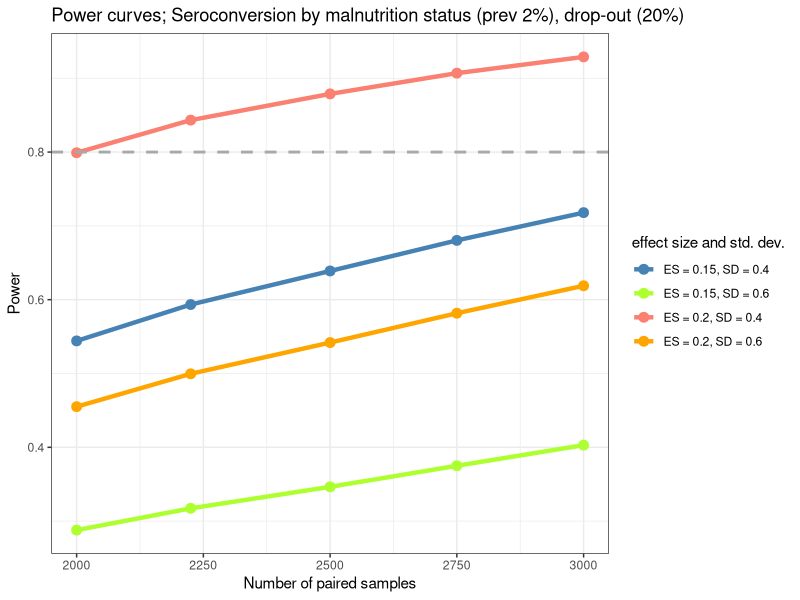

R code for this plot: (Note: this script raises an error after producing the figure.)
##############################################################
## Sample size for seroconversion between risk factor groups ##
##############################################################

rm(list = ls())

library(pwr)
library(ggplot2)
library(rio)
library(here)
#tinytex::install_tinytex()


## Malnutrition

# grid of sample size, effect size (proportion seroconverted in each group), standard deviation, prevalance of exposure
#  gr<-expand.grid(seq(1000,2500,by=100),c(0.1,0.2),c(0.4,0.6),c(1/24,0.074,0.08,0.099))
gr<-expand.grid(c(2000, 2225, 2500, 2750, 3000),c(0.15,0.2),c(0.4,0.6),c(0.02))

datPowmaln_sero<-data.frame(
  alpha=0.05,
  prev=gr[,4],
  pDropOut=0.2,
  nTot=gr[,1],
  nTotComp=NA,
  n1=NA,
  n2=NA,
  delta=gr[,2],
  sd=gr[,3],
  es=NA,
  power=NA
)

datPowmaln_sero$nTotComp<-floor((1-datPowmaln_sero$pDropOut)*datPowmaln_sero$nTot)
datPowmaln_sero$n1<-round(datPowmaln_sero$prev*datPowmaln_sero$nTotComp)
datPowmaln_sero$n2<-round((1-datPowmaln_sero$prev)*datPowmaln_sero$nTotComp)
datPowmaln_sero$es<-round(digits=2,datPowmaln_sero$delta/datPowmaln_sero$sd)

for(j in 1:nrow(datPowmaln_sero)){
  datPowmaln_sero$power[j]<-pwr.t2n.test(n1=datPowmaln_sero$n1[j],n2=datPowmaln_sero$n2[j],d=datPowmaln_sero$es[j],sig.level=datPowmaln_sero$alpha[j])$power
}

datPowmaln_sero$EsSd<-factor(paste(sep="","ES = ",datPowmaln_sero$delta,", SD = ",datPowmaln_sero$sd))

datPowmaln_sero$EsSd


#pdf(file="~/work/PhD/VacciNTS/Sample size/SAINTS_protocol_sample_size/outputs/Vacc-iNTS_SampleSize_malnutrition_seroconvert.pdf",width=16,height=9)
ggplot(data=datPowmaln_sero,mapping=aes(x=nTot,y=power,group=EsSd, colour=EsSd)) +
  geom_point(size=3) +
  geom_line(lwd=1.5) +
  scale_color_manual(values=c("steelblue","greenyellow","salmon","orange"),name="effect size and std. dev.") +
  geom_hline(yintercept=0.8,lwd=1,lty=2,col="darkgrey") + 
  theme(legend.position = "right",text=element_text(size=16)) +
  xlab("Number of paired samples") +
  ylab("Power") +
  ggtitle("Power curves; Seroconversion by malnutrition status (prev 2%), drop-out (20%)") +
  theme_bw()
#dev.off()


## Malaria

# grid of sample size, effect size (proportion seroconverted in each group), standard deviation, prevalance of exposure
#  gr<-expand.grid(seq(1000,2500,by=100),c(0.1,0.2),c(0.4,0.6),c(1/24,0.074,0.08,0.099))
gr<-expand.grid(c(2000, 2225, 2500, 2750, 3000),c(0.05, 0.1),c(0.4,0.6),c(0.16))

datPowMalInf_sero<-data.frame(
  alpha=0.05,
  prev=gr[,4],
  pDropOut=0.2,
  nTot=gr[,1],
  nTotComp=NA,
  n1=NA,
  n2=NA,
  delta=gr[,2],
  sd=gr[,3],
  es=NA,
  power=NA
)

datPowMalInf_sero$nTotComp<-floor((1-datPowMalInf_sero$pDropOut)*datPowMalInf_sero$nTot)
datPowMalInf_sero$n1<-round(datPowMalInf_sero$prev*datPowMalInf_sero$nTotComp)
datPowMalInf_sero$n2<-round((1-datPowMalInf_sero$prev)*datPowMalInf_sero$nTotComp)
datPowMalInf_sero$es<-round(digits=2,datPowMalInf_sero$delta/datPowMalInf_sero$sd)

for(j in 1:nrow(datPowMalInf_sero)){
  datPowMalInf_sero$power[j]<-pwr.t2n.test(n1=datPowMalInf_sero$n1[j],n2=datPowMalInf_sero$n2[j],d=datPowMalInf_sero$es[j],sig.level=datPowMalInf_sero$alpha[j])$power
}

datPowMalInf_sero$EsSd<-factor(paste(sep="","ES = ",datPowMalInf_sero$delta,", SD = ",datPowMalInf_sero$sd))

datPowMalInf_sero$EsSd
datPowMalInf_sero


pdf(file="~/work/PhD/VacciNTS/Sample size/SAINTS_protocol_sample_size/outputs/Vacc-iNTS_SampleSize_malaria_seroconvert.pdf",width=16,height=9)
ggplot(data=datPowMalInf_sero,mapping=aes(x=nTot,y=power,group=EsSd, colour=EsSd)) +
  geom_point(size=3) +
  geom_line(lwd=1.5) +
  scale_color_manual(values=c("steelblue","greenyellow","salmon","orange"),name="effect size and std. dev.") +
  geom_hline(yintercept=0.8,lwd=1,lty=2,col="darkgrey") + 
  theme(legend.position = "right",text=element_text(size=16)) +
  xlab("Number of paired samples") +
  ylab("Power") +
  theme_bw() +
  ggtitle("Power curves; Seroconversion by malaria status (prev 16%), drop-out (20%)") +
  theme_bw()
dev.off()


## Anaemia
# grid of sample size, effect size (proportion seroconverted in each group), standard deviation, prevalance of exposure
#  gr<-expand.grid(seq(1000,2500,by=100),c(0.1,0.2),c(0.4,0.6),c(1/24,0.074,0.08,0.099))
gr<-expand.grid(c(2000, 2225, 2500, 2750, 3000),c(0.05, 0.1),c(0.4,0.6),c(0.34))

datPowAnaem_sero<-data.frame(
  alpha=0.05,
  prev=gr[,4],
  pDropOut=0.2,
  nTot=gr[,1],
  nTotComp=NA,
  n1=NA,
  n2=NA,
  delta=gr[,2],
  sd=gr[,3],
  es=NA,
  power=NA
)

datPowAnaem_sero$nTotComp<-floor((1-datPowAnaem_sero$pDropOut)*datPowAnaem_sero$nTot)
datPowAnaem_sero$n1<-round(datPowAnaem_sero$prev*datPowAnaem_sero$nTotComp)
datPowAnaem_sero$n2<-round((1-datPowAnaem_sero$prev)*datPowAnaem_sero$nTotComp)
datPowAnaem_sero$es<-round(digits=2,datPowAnaem_sero$delta/datPowAnaem_sero$sd)

for(j in 1:nrow(datPowAnaem_sero)){
  datPowAnaem_sero$power[j]<-pwr.t2n.test(n1=datPowAnaem_sero$n1[j],n2=datPowAnaem_sero$n2[j],d=datPowAnaem_sero$es[j],sig.level=datPowAnaem_sero$alpha[j])$power
}

datPowAnaem_sero$EsSd<-factor(paste(sep="","ES = ",datPowAnaem_sero$delta,", SD = ",datPowAnaem_sero$sd))

datPowAnaem_sero$EsSd
datPowAnaem_sero


pdf(file="~/work/PhD/VacciNTS/Sample size/SAINTS_protocol_sample_size/outputs/Vacc-iNTS_SampleSize_ananamia_seroconvert.pdf",width=16,height=9)
ggplot(data=datPowAnaem_sero,mapping=aes(x=nTot,y=power,group=EsSd, colour=EsSd)) +
  geom_point(size=3) +
  geom_line(lwd=1.5) +
  scale_color_manual(values=c("steelblue","greenyellow","salmon","orange"),name="effect size and std. dev.") +
  geom_hline(yintercept=0.8,lwd=1,lty=2,col="darkgrey") + 
  theme(legend.position = "right",text=element_text(size=16)) +
  xlab("Number of paired samples") +
  ylab("Power") +
  theme_bw() +
  ggtitle("Power curves; Seroconversion by anaemia status (prev 20%), drop-out (20%)")
dev.off()


## Sickle cell

# grid of sample size, effect size (proportion seroconverted in each group), standard deviation, prevalance of exposure
#  gr<-expand.grid(seq(1000,2500,by=100),c(0.1,0.2),c(0.4,0.6),c(1/24,0.074,0.08,0.099))
gr<-expand.grid(c(2000, 2225, 2500, 2750, 3000),c(0.2, 0.25),c(0.4,0.6),c(0.01))

datPowSickle_sero<-data.frame(
  alpha=0.05,
  prev=gr[,4],
  pDropOut=0.2,
  nTot=gr[,1],
  nTotComp=NA,
  n1=NA,
  n2=NA,
  delta=gr[,2],
  sd=gr[,3],
  es=NA,
  power=NA
)

datPowSickle_sero$nTotComp<-floor((1-datPowSickle_sero$pDropOut)*datPowSickle_sero$nTot)
datPowSickle_sero$n1<-round(datPowSickle_sero$prev*datPowSickle_sero$nTotComp)
datPowSickle_sero$n2<-round((1-datPowSickle_sero$prev)*datPowSickle_sero$nTotComp)
datPowSickle_sero$es<-round(digits=2,datPowSickle_sero$delta/datPowSickle_sero$sd)

for(j in 1:nrow(datPowSickle_sero)){
  datPowSickle_sero$power[j]<-pwr.t2n.test(n1=datPowSickle_sero$n1[j],n2=datPowSickle_sero$n2[j],d=datPowSickle_sero$es[j],sig.level=datPowSickle_sero$alpha[j])$power
}

datPowSickle_sero$EsSd<-factor(paste(sep="","ES = ",datPowSickle_sero$delta,", SD = ",datPowSickle_sero$sd))

datPowSickle_sero$EsSd
datPowSickle_sero


pdf(file="~/work/PhD/VacciNTS/Sample size/SAINTS_protocol_sample_size/outputs/Vacc-iNTS_SampleSize_sicklecell_seroconvert.pdf",width=16,height=9)
ggplot(data=datPowSickle_sero,mapping=aes(x=nTot,y=power,group=EsSd, colour=EsSd)) +
  geom_point(size=3) +
  geom_line(lwd=1.5) +
  scale_color_manual(values=c("steelblue","greenyellow","salmon","orange"),name="effect size and std. dev.") +
  geom_hline(yintercept=0.8,lwd=1,lty=2,col="darkgrey") + 
  theme(legend.position = "right",text=element_text(size=16)) +
  xlab("number of paired samples") +
  ylab("power") +
  theme_bw() +
  ggtitle("Power curves; Seroconversion by Sickle Cell status (prev 1%), drop-out (20%)")
dev.off()


#####################################################
########################
## Anaemia exposure
#######################

args<-commandArgs(T)

if(!is.na(args[1])){
  cat(paste(sep="","Using ",args[1]," cores!\n\n"))
  #cl <- makeCluster(args[1])
  #registerDoParallel(cl)
  registerDoParallel(cores=args[1])
}else{
  cat(paste(sep="","Using ",2," cores!\n\n"))
  #cl <- makeCluster(2)
  #registerDoParallel(cl)
  registerDoParallel(cores=2)
}

set.seed(20200128)

# power parameters
alpha<-0.05
power<-0.8
B<-1e3 # number of simulations

#setwd("~/work/MLW_LSTM/DaleHelen_StatsSupport/2021-10-20_SimulationScript/output")


if(is.na(args[2]) | args[2]=="anaemia"){
  # simulate data
  simulateDataAnmSBA<-function(n,prevBin=0.2,sbaSD=0.4,sbaSlopeMonth=(-0.1),iccSD=0.03,effectSize=0.5,effectSizeSD=0.25,pDropOut=0.2,ageMin=8,ageMax=36){
    # n<-100 # this would yield 2n measurements, each pair of measurements for the n individuals 3 months apart
    # prevBin<-0.26 # malaria prevalence in children 6-60 months, Southern Malawi, MIS 2017 p.43 Fig 4.4, https://dhsprogram.com/pubs/pdf/MIS28/MIS28.pdf
    # sbaSD<-0.4 # Nyirenda et al (2014)
    # sbaSlopeMonth<-(-0.105) # Nyirenda et al (2014)
    # ageMin<-9; ageMax<-36 # Nyirenda et al (2014)
    
    pid<-paste(sep="","p",1:n)
    ages<-runif(n=n,min=ageMin,max=ageMax) 
    binCov<-rbinom(n=2*n,size=1,prob=prevBin) # allows participants to change state for each visit; assumed independent risk at each visit and risk the same at all ages -- both of which may not be entirely realistic...
    
    u<-rnorm(n=n,mean=0,sd=iccSD)
    v<-rnorm(n=n,mean=0,sd=iccSD)
    sba9m<-rnorm(n=n,mean=0,sd=sbaSD)
    
    datSim<-data.frame(pid=rep(pid,2),
                       visit=c(rep(1,n),rep(2,n)),
                       age=c(ages,ages+rnorm(n,mean=3,sd=0.05)), # approximately 3 months between initial recruitment and follow-up but allowing minor deviations from planned visit dates
                       ageSlopeEffectLimit=NA,
                       exposure=ifelse(binCov==1,"exposed","unexposed"),
                       u=rep(u,2),
                       v=rep(v,2),
                       sba9m=rep(sba9m,2),
                       sba=NA)
    
    datSim$exposure<-factor(datSim$exposure,levels=c("unexposed","exposed"))
    datSim$agem9<-datSim$age-9
    
    datSim$ageSlopeEffectLimit[i]<-datSim$age[i]
    for(i in 1:nrow(datSim)){
      pid<-datSim$pid[i]
      idx1<-which(datSim$pid==pid & datSim$visit==1)
      idx2<-which(datSim$pid==pid & datSim$visit==2)
      datSim$ageSlopeEffectLimit[idx2]<-ifelse(datSim$exposure[idx1]=="exposed",datSim$age[idx2]-0.5,datSim$age[idx2])
    }
    
    datSim$sba<-datSim$sba8m+datSim$u+(sbaSlopeMonth+datSim$v)*(datSim$ageSlopeEffectLimit-9)+rnorm(n=nrow(datSim),mean=effectSize,sd=effectSizeSD)*ifelse(datSim$exposure=="exposed",1,0)
    datSim$sba[datSim$visit==2 & rbinom(n=n,size=1,prob=pDropOut)==1]<-NA
    
    return(datSim)
  }
  
  # detect a change in slope of SBA with age for i) malaria cases, ii) malaria vaccinated, iii) other binary covariates (linear mixed model approach)
  fitGEETestCoeff<-function(dat,alpha=0.05,coefName1="exposureexposed",coefName2=NULL){
    library(gee)
    #mod<-lmer(sba~agem9*exposure+(1|pid),REML=F,data=dat) # REML=F as we test fixed parameters; cannot have a second random effect even though this is how data was generated; would need more data points per participant...
    mod<-gee(sba~agem8*exposure,id=as.factor(pid),data=dat[order(dat$pid,dat$visit),],corstr="exchangeable",na.action=na.omit)
    p1<-2*(1-pnorm(abs(summary(mod)$coefficients[coefName1,"Robust z"])))
    p2<-2*(1-pnorm(abs(summary(mod)$coefficients[coefName2,"Robust z"])))
    
    if(p1<alpha){
      res<-1
    }else{
      res<-0
    }
    
    if(!is.null(coefName2)){
      if(p2<alpha){
        res<-c(res,1)
      }else{
        res<-c(res,0)
      }
    }
    
    return(res)
  }
  
  
  # Anaemia; prevalence ~14%; try sample sizes 1000, 1500, 2000 and effect sizes 0.05, 0.1, 0.15
  gr<-expand.grid(c(2000, 2500, 3000),c(0.2, 0.225, 0.25, 0.275, 0.3),c(0.2))
  datPow<-data.frame(
    alpha=0.05,
    AnaemiaPrev=0.2,
    effectSize=gr[,2],
    n=gr[,1],
    pDropOut=gr[,3],
    powerShift=NA,
    powerSlope=NA
  )
  
  for(j in 1:nrow(datPow)){
    cat(paste(sep="","## effectSize = ",datPow$effectSize[j],", n = ",datPow$n[j],", pDropOut = ",datPow$pDropOut[j]," ##\n"))
    
    
    res<-foreach(i = 1:B) %dopar% {

      
      datSim<-simulateDataAnmSBA(n=datPow$n[j],prevBin=datPow$AnaemiaPrev[j],sbaSD=0.4,sbaSlopeMonth=(-0.1),iccSD=0.03,effectSize=datPow$effectSize[j],effectSizeSD=0.25,pDropOut=datPow$pDropOut[j],ageMin=8,ageMax=36)
      tmp<-fitGEETestCoeff(dat=datSim,coefName1="exposureexposed",coefName2="agem9:exposureexposed",alpha=datPow$alpha[j])
 
      tmp
    }
    
    tmp<-matrix(unlist(res),byrow=T,ncol=2)
    resInt<-tmp[,1]
    resSlp<-tmp[,2]
    
    datPow$powerShift[j]<-sum(resInt)/B
    datPow$powerSlope[j]<-sum(resSlp)/B
    cat(paste(sep="","power to detect a shift in SBA = ",datPow$powerShift[j],", power to detect a change in SBA-age slope = ",datPow$powerSlope[j]," [",datPow$effectSize[j],", ",datPow$n[j],", ",datPow$pDropOut[j],"]\n\n"))
  }
}

datPowAnem <- datPow
export(datPow, here("data", "datPowAnam.RData"))
datPowAnaem <- import(here("data", "datPowAnam.RData"))

# produce power curves
pdf(file="~/work/PhD/VacciNTS/Sample size/Vacc-iNTS_SampleSize_MalariaInfection_powerCurves_pDO0.2.pdf",width=16,height=9)
ggplot(data=datPowAnaem[datPowAnaem$pDropOut==0.2,],mapping=aes(x=effectSize,y=powerShift,group=as.factor(n),color=as.factor(n))) +
  geom_point(size=3) +
  geom_line(lwd=1.5) +
  geom_hline(yintercept=0.8,lwd=2,lty=2,col="darkgrey") + 
  scale_color_manual(values=colorRampPalette(brewer.pal(9,"Paired"))(length(levels(factor(datPow$n)))),name="number of paired samples") +
  ylab("power") +
  xlab("effect size (shift in average SBA)") +
  ggtitle("Power curves: Anaemia and SBA for different effect sizes and sample sizes, assuming 20% drop-out.") +
  theme(text=element_text(size=18)) +
  theme_bw()
dev.off()


datSim<-simulateDataAnmSBA(n=1000,prevBin=0.20,sbaSD=0.4,sbaSlopeMonth=(-0.1),iccSD=0.03,effectSize=0.1,effectSizeSD=0.25,pDropOut=0.2,ageMin=9,ageMax=36)
mod<-gee(sba~agem9*exposure,id=as.factor(pid),data=datSim[order(datSim$pid,datSim$visit),],corstr="exchangeable",na.action=na.omit)

g<-ggplot(data=datSim,mapping=aes(x=agem9,y=sba,col=exposure,group=pid)) +
  geom_point() + 
  geom_line() +
  scale_color_manual(values=c(c1,c2)) +
  geom_abline(lwd=2,intercept=coef(mod)["(Intercept)"]+coef(mod)["exposureexposed"],slope=coef(mod)["agem9"]+coef(mod)["agem9:exposureexposed"],col="orange") + 
  geom_abline(lwd=2,intercept=coef(mod)["(Intercept)"],slope=coef(mod)["agem9"],col="steelblue")
print(g)
dev.off()

##########################
## Malnutrition


if(is.na(args[2]) | args[2]=="malnutrition"){
  # simulate data
  simulateDataMalSBA<-function(n,prevBin=0.02,sbaSD=0.4,sbaSlopeMonth=(-0.1),iccSD=0.03,effectSize=0.5,effectSizeSD=0.25,pDropOut=0.2,ageMin=9,ageMax=36){
    # n<-100 # this would yield 2n measurements, each pair of measurements for the n individuals 3 months apart
    # prevBin<-0.26 # malaria prevalence in children 6-60 months, Southern Malawi, MIS 2017 p.43 Fig 4.4, https://dhsprogram.com/pubs/pdf/MIS28/MIS28.pdf
    # sbaSD<-0.4 # Nyirenda et al (2014)
    # sbaSlopeMonth<-(-0.105) # Nyirenda et al (2014)
    # ageMin<-9; ageMax<-36 # Nyirenda et al (2014)
    
    pid<-paste(sep="","p",1:n)
    ages<-runif(n=n,min=ageMin,max=ageMax) 
    binCov<-rbinom(n=2*n,size=1,prob=prevBin) # allows participants to change state for each visit; assumed independent risk at each visit and risk the same at all ages -- both of which may not be entirely realistic...
    
    u<-rnorm(n=n,mean=0,sd=iccSD)
    v<-rnorm(n=n,mean=0,sd=iccSD)
    sba9m<-rnorm(n=n,mean=0,sd=sbaSD)
    
    datSim<-data.frame(pid=rep(pid,2),
                       visit=c(rep(1,n),rep(2,n)),
                       age=c(ages,ages+rnorm(n,mean=3,sd=0.05)), # approximately 3 months between initial recruitment and follow-up but allowing minor deviations from planned visit dates
                       ageSlopeEffectLimit=NA,
                       exposure=ifelse(binCov==1,"exposed","unexposed"),
                       u=rep(u,2),
                       v=rep(v,2),
                       sba9m=rep(sba9m,2),
                       sba=NA)
    
    datSim$exposure<-factor(datSim$exposure,levels=c("unexposed","exposed"))
    datSim$agem9<-datSim$age-9
    
    datSim$ageSlopeEffectLimit[i]<-datSim$age[i]
    for(i in 1:nrow(datSim)){
      pid<-datSim$pid[i]
      idx1<-which(datSim$pid==pid & datSim$visit==1)
      idx2<-which(datSim$pid==pid & datSim$visit==2)
      datSim$ageSlopeEffectLimit[idx2]<-ifelse(datSim$exposure[idx1]=="exposed",datSim$age[idx2]-0.5,datSim$age[idx2])
    }
    
    datSim$sba<-datSim$sba9m+datSim$u+(sbaSlopeMonth+datSim$v)*(datSim$ageSlopeEffectLimit-9)+rnorm(n=nrow(datSim),mean=effectSize,sd=effectSizeSD)*ifelse(datSim$exposure=="exposed",1,0)
    datSim$sba[datSim$visit==2 & rbinom(n=n,size=1,prob=pDropOut)==1]<-NA
    
    return(datSim)
  }
  
  # detect a change in slope of SBA with age for i) malaria cases, ii) malaria vaccinated, iii) other binary covariates (linear mixed model approach)
  fitGEETestCoeff<-function(dat,alpha=0.05,coefName1="exposureexposed",coefName2=NULL){
    library(gee)
    mod<-gee(sba~agem9*exposure,id=as.factor(pid),data=dat[order(dat$pid,dat$visit),],corstr="exchangeable",na.action=na.omit)
    p1<-2*(1-pnorm(abs(summary(mod)$coefficients[coefName1,"Robust z"])))
    p2<-2*(1-pnorm(abs(summary(mod)$coefficients[coefName2,"Robust z"])))
    
    if(p1<alpha){
      res<-1
    }else{
      res<-0
    }
    
    if(!is.null(coefName2)){
      if(p2<alpha){
        res<-c(res,1)
      }else{
        res<-c(res,0)
      }
    }
    
    return(res)
  }
  
  
  # Malnutrition prevalence ~14%; try sample sizes 1000, 1500, 2000 and effect sizes 0.05, 0.1, 0.15
  gr<-expand.grid(c(2000, 2500, 3000),c(0.4, 0.5, 0.6, 0.7),c(0.2))
  datPow<-data.frame(
    alpha=0.05,
    MalnPrev=0.02,
    effectSize=gr[,2],
    n=gr[,1],
    pDropOut=gr[,3],
    powerShift=NA,
    powerSlope=NA
  )
  
  for(j in 1:nrow(datPow)){
    cat(paste(sep="","## effectSize = ",datPow$effectSize[j],", n = ",datPow$n[j],", pDropOut = ",datPow$pDropOut[j]," ##\n"))
    
   
    
    res<-foreach(i = 1:B) %dopar% {
  
      
      datSim<-simulateDataMalSBA(n=datPow$n[j],prevBin=datPow$MalnPrev[j],sbaSD=0.4,sbaSlopeMonth=(-0.1),iccSD=0.03,effectSize=datPow$effectSize[j],effectSizeSD=0.25,pDropOut=datPow$pDropOut[j],ageMin=9,ageMax=36)
      tmp<-fitGEETestCoeff(dat=datSim,coefName1="exposureexposed",coefName2="agem9:exposureexposed",alpha=datPow$alpha[j])
 
      tmp
    }
    
    tmp<-matrix(unlist(res),byrow=T,ncol=2)
    resInt<-tmp[,1]
    resSlp<-tmp[,2]
    
    datPow$powerShift[j]<-sum(resInt)/B
    datPow$powerSlope[j]<-sum(resSlp)/B
    cat(paste(sep="","power to detect a shift in SBA = ",datPow$powerShift[j],", power to detect a change in SBA-age slope = ",datPow$powerSlope[j]," [",datPow$effectSize[j],", ",datPow$n[j],", ",datPow$pDropOut[j],"]\n\n"))
  }
}

datPowMaln <- datPow
export(datPowMaln, here("data", "datPowMaln.RData"))


# produce power curves
pdf(file="~/work/PhD/VacciNTS/Sample size/Vacc-iNTS_SampleSize_MalariaInfection_powerCurves_pDO0.2.pdf",width=16,height=9)
ggplot(data=datPowMaln[datPowMaln$pDropOut==0.2,],mapping=aes(x=effectSize,y=powerShift,group=as.factor(n),color=as.factor(n))) +
  geom_point(size=3) +
  geom_line(lwd=1.5) +
  geom_hline(yintercept=0.8,lwd=2,lty=2,col="darkgrey") + 
  scale_color_manual(values=colorRampPalette(brewer.pal(9,"Paired"))(length(levels(factor(datPowMaln$n)))),name="number of paired samples") +
  ylab("power") +
  xlab("effect size (shift in average SBA)") +
  ggtitle("Power curves: Impact of Malnutrition on SBA, prev (2%), drop-out (20% )") +
  theme(text=element_text(size=18)) +
  theme_bw()
dev.off()



##########################
## Sickle Cell


if(is.na(args[2]) | args[2]=="sickle"){
  # simulate data
  simulateData<-function(n,prevBin=0.01,sbaSD=0.4,sbaSlopeMonth=(-0.1),iccSD=0.03,effectSize=0.5,effectSizeSD=0.25,pDropOut=0.2,ageMin=9,ageMax=36){
    # n<-100 # this would yield 2n measurements, each pair of measurements for the n individuals 3 months apart
    # prevBin<-0.26 # malaria prevalence in children 6-60 months, Southern Malawi, MIS 2017 p.43 Fig 4.4, https://dhsprogram.com/pubs/pdf/MIS28/MIS28.pdf
    # sbaSD<-0.4 # Nyirenda et al (2014)
    # sbaSlopeMonth<-(-0.105) # Nyirenda et al (2014)
    # ageMin<-9; ageMax<-36 # Nyirenda et al (2014)
    
    pid<-paste(sep="","p",1:n)
    ages<-runif(n=n,min=ageMin,max=ageMax) 
    binCov<-rbinom(n=2*n,size=1,prob=prevBin) # allows participants to change state for each visit; assumed independent risk at each visit and risk the same at all ages -- both of which may not be entirely realistic...
    
    u<-rnorm(n=n,mean=0,sd=iccSD)
    v<-rnorm(n=n,mean=0,sd=iccSD)
    sba9m<-rnorm(n=n,mean=0,sd=sbaSD)
    
    datSim<-data.frame(pid=rep(pid,2),
                       visit=c(rep(1,n),rep(2,n)),
                       age=c(ages,ages+rnorm(n,mean=3,sd=0.05)), # approximately 3 months between initial recruitment and follow-up but allowing minor deviations from planned visit dates
                       ageSlopeEffectLimit=NA,
                       exposure=ifelse(binCov==1,"exposed","unexposed"),
                       u=rep(u,2),
                       v=rep(v,2),
                       sba9m=rep(sba9m,2),
                       sba=NA)
    
    datSim$exposure<-factor(datSim$exposure,levels=c("unexposed","exposed"))
    datSim$agem9<-datSim$age-9
    
    datSim$ageSlopeEffectLimit[i]<-datSim$age[i]
    for(i in 1:nrow(datSim)){
      pid<-datSim$pid[i]
      idx1<-which(datSim$pid==pid & datSim$visit==1)
      idx2<-which(datSim$pid==pid & datSim$visit==2)
      datSim$ageSlopeEffectLimit[idx2]<-ifelse(datSim$exposure[idx1]=="exposed",datSim$age[idx2]-0.5,datSim$age[idx2])
    }
    
    datSim$sba<-datSim$sba9m+datSim$u+(sbaSlopeMonth+datSim$v)*(datSim$ageSlopeEffectLimit-9)+rnorm(n=nrow(datSim),mean=effectSize,sd=effectSizeSD)*ifelse(datSim$exposure=="exposed",1,0)
    datSim$sba[datSim$visit==2 & rbinom(n=n,size=1,prob=pDropOut)==1]<-NA
    
    return(datSim)
  }
  
  # detect a change in slope of SBA with age for i) malaria cases, ii) malaria vaccinated, iii) other binary covariates (linear mixed model approach)
  fitGEETestCoeff<-function(dat,alpha=0.05,coefName1="exposureexposed",coefName2=NULL){
    library(gee)
    #mod<-lmer(sba~agem9*exposure+(1|pid),REML=F,data=dat) # REML=F as we test fixed parameters; cannot have a second random effect even though this is how data was generated; would need more data points per participant...
    mod<-gee(sba~agem9*exposure,id=as.factor(pid),data=dat[order(dat$pid,dat$visit),],corstr="exchangeable",na.action=na.omit)
    p1<-2*(1-pnorm(abs(summary(mod)$coefficients[coefName1,"Robust z"])))
    p2<-2*(1-pnorm(abs(summary(mod)$coefficients[coefName2,"Robust z"])))
    
    if(p1<alpha){
      res<-1
    }else{
      res<-0
    }
    
    if(!is.null(coefName2)){
      if(p2<alpha){
        res<-c(res,1)
      }else{
        res<-c(res,0)
      }
    }
    
    return(res)
  }
  
  
  # Sickle cell prevalence ~14%; try sample sizes 1000, 1500, 2000 and effect sizes 0.05, 0.1, 0.15
  gr<-expand.grid(c(2000, 2500, 3000),c(0.8,0.9,1),c(0.2))
  datPow<-data.frame(
    alpha=0.05,
    sicklePrev=0.01,
    effectSize=gr[,2],
    n=gr[,1],
    pDropOut=gr[,3],
    powerShift=NA,
    powerSlope=NA
  )
  
  for(j in 1:nrow(datPow)){
    cat(paste(sep="","## effectSize = ",datPow$effectSize[j],", n = ",datPow$n[j],", pDropOut = ",datPow$pDropOut[j]," ##\n"))
    
   
    res<-foreach(i = 1:B) %dopar% {
     
      datSim<-simulateData(n=datPow$n[j],prevBin=datPow$sicklePrev[j],sbaSD=0.4,sbaSlopeMonth=(-0.1),iccSD=0.03,effectSize=datPow$effectSize[j],effectSizeSD=0.25,pDropOut=datPow$pDropOut[j],ageMin=9,ageMax=36)
      tmp<-fitGEETestCoeff(dat=datSim,coefName1="exposureexposed",coefName2="agem9:exposureexposed",alpha=datPow$alpha[j])
     
      tmp
    }
    
    tmp<-matrix(unlist(res),byrow=T,ncol=2)
    resInt<-tmp[,1]
    resSlp<-tmp[,2]
    
    datPow$powerShift[j]<-sum(resInt)/B
    datPow$powerSlope[j]<-sum(resSlp)/B
    cat(paste(sep="","power to detect a shift in SBA = ",datPow$powerShift[j],", power to detect a change in SBA-age slope = ",datPow$powerSlope[j]," [",datPow$effectSize[j],", ",datPow$n[j],", ",datPow$pDropOut[j],"]\n\n"))
  }
}

datPowSickle <- datPow
export(datPowSickle, here("data", "datPowSickle.RData"))



# produce power curves
pdf(file="~/work/PhD/VacciNTS/Sample size/Vacc-iNTS_SampleSize_MalariaInfection_powerCurves_pDO0.2.pdf",width=16,height=9)
ggplot(data=datPowSickle[datPowSickle$pDropOut==0.2,],mapping=aes(x=effectSize,y=powerShift,group=as.factor(n),color=as.factor(n))) +
  geom_point(size=3) +
  geom_line(lwd=1.5) +
  geom_hline(yintercept=0.8,lwd=2,lty=2,col="darkgrey") + 
  scale_color_manual(values=colorRampPalette(brewer.pal(9,"Paired"))(length(levels(factor(datPowMaln$n)))),name="number of paired samples") +
  ylab("power") +
  xlab("effect size (shift in average SBA)") +
  ggtitle("Power curves: Impact of Malnutrition on SBA, prev (2%), drop-out (20% )") +
  theme(text=element_text(size=18)) +
  theme_bw()
dev.off()



###############################################
## Difference in proportions of seroconversions
################################################

pwr.t2n.test(d=0.10,n1=1600,n2=400,alternative="greater")

pwr.2p2n.test(h=0.10,n1=1900,n2=100,sig.level=0.05,alternative="greater")



################################################################
## Sample size calculation - MPO with stool exposure ##
################################################################
library(pwr)

## Compare mean MPO between children exposed and unexposed to NTS ##
# d= effect size, n1 = number in sample 1, n2= number in sample 2, alternative = alternative hypothesis - two-sided, greater or less

pwr.t2n.test(d=0.25,n1=900,n2=100,alternative="greater")
pwr.2p2n.test(h=0.35,n1=1940,n2=60,sig.level=0.05,alternative="greater")
pwr.2p2n.test(h=0.30,n1=1900,n2=100,sig.level=0.05,alternative="greater")

pwr.f2.test
